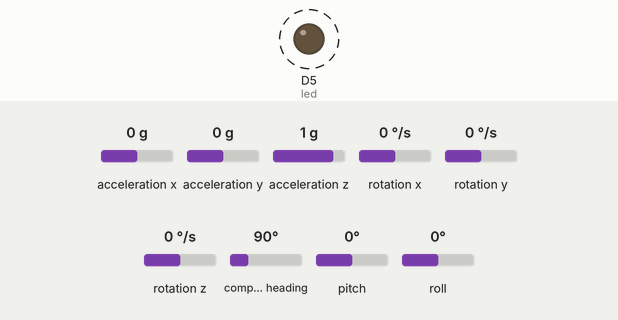
Bench run of a program on a simulated CircuitPython board. On the bench: output pins drawn as LEDs (lit = HIGH). Dashed ring = blinking. The test bench sets the inputs (shaded band); at power-on: acceleration x 0 g, acceleration y 0 g, acceleration z 1 g, rotation x 0 °/s, rotation y 0 °/s, rotation z 0 °/s, compass heading 90°, pitch 0°, roll 0°. The GPS gets a fix after 3 s at 37.7749, -122.4194 with 8 satellites; no radio messages arrive unless stated (any console line starting 'radio sent:' is added by the test bench); what the program prints to the serial console is not drawn.

Above: at 0.5 s.
Timing chart, 0 to 3.0 s (numbered marks = the images above):
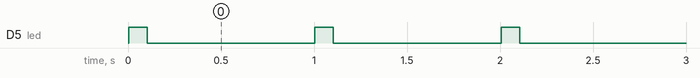

Measured:
- by itself, D5 (led): alternates HIGH for 0.10 s and LOW for 0.90 s

The program:

codev4.py
```python
# wearable_tracker_v4.py – GPS-bootstrap, then dead-reckoned, with BNO08x self-calibration and barometric height
import time, math, busio, digitalio, board
import adafruit_gps, adafruit_rfm9x
from adafruit_bno08x.i2c import BNO08X_I2C
import adafruit_bno08x
import adafruit_bmp280

# ─── user settings ───────────────────────────────────────────
UNIT_ID   = 1
PERSON_ID = 1
SOS       = 1                     # wire a button later

STEP_LENGTH_M = 0.77              # stride estimate
CONTINUOUS_GPS = False            # set True for normal mode
GPS_FIXES_BEFORE_LOCK = 60        # fixes to average before switch

# ─── hardware init ───────────────────────────────────────────
RADIO_FREQ_MHZ = 868.0
CS, RESET = digitalio.DigitalInOut(board.RFM_CS), digitalio.DigitalInOut(board.RFM_RST)
rfm = adafruit_rfm9x.RFM9x(board.SPI(), CS, RESET, RADIO_FREQ_MHZ)
rfm.tx_power = 20

uart = busio.UART(board.TX, board.RX, baudrate=9600, timeout=100)
gps  = adafruit_gps.GPS(uart, debug=False)
gps.send_command(b"PMTK314,0,1,0,1,0,0,0,0,0,0,0,0,0,0,0,0,0,0,0")   # RMC+GGA
gps.send_command(b"PMTK220,500")   # 1 Hz

# IMU on primary I2C
i2c = busio.I2C(board.SCL, board.SDA, frequency=800_000)
bno = BNO08X_I2C(i2c)

# BMP280 on spare I2C pins (A2/A3).  Change pins if you have everything on the main bus.
i2c_bar = busio.I2C(scl=board.A3, sda=board.A2)
bmp280  = adafruit_bmp280.Adafruit_BMP280_I2C(i2c_bar, address=0x76)
# Uncomment and adjust if you have a local QNH value available
# bmp280.sea_level_pressure = 1013.25

# LED on D5 gives visual feedback during calibration
led = digitalio.DigitalInOut(board.D5)
led.direction = digitalio.Direction.OUTPUT
led.value = False

# ─── BNO08x calibration helper ───────────────────────────────
def calibrate_bno(bno, led):
    """Run on-the-fly self-calibration and persist offsets."""
    bno.enable_feature(adafruit_bno08x.BNO_REPORT_ACCELEROMETER)
    bno.enable_feature(adafruit_bno08x.BNO_REPORT_GYROSCOPE)
    bno.enable_feature(adafruit_bno08x.BNO_REPORT_MAGNETOMETER)
    bno.enable_feature(adafruit_bno08x.BNO_REPORT_ROTATION_VECTOR)
    bno.enable_feature(adafruit_bno08x.BNO_REPORT_STEP_COUNTER)

    bno.begin_calibration()
    print("→ Starting calibration. Move the sensor through all axes…")

    calib_start = None
    while True:
        # Force fresh samples; this tickles the SH-2 to update calib bits
        _ = bno.acceleration
        _ = bno.gyro
        _ = bno.magnetic
        _ = bno.quaternion

        status = bno.calibration_status  # 0-3, want 3
        print(f"Cal status = {status}")

        if status == 3:
            # Full calib – need to hold it for 5 s for good measure
            if calib_start is None:
                calib_start = time.monotonic()
            elif time.monotonic() - calib_start >= 5.0:
                break
        else:
            calib_start = None  # dropped below full - restart timer

        # Blink 1 Hz so user sees it's still running
        led.value = True
        time.sleep(0.1)
        led.value = False
        time.sleep(0.9)

    bno.save_calibration_data()
    led.value = True   # solid LED → ready
    print("✓ Calibration complete. Offsets saved.")

# ─── barometer helpers ───────────────────────────────────────
def get_barometric_altitude():
    """Return (altitude_m, delta_from_baseline_m)."""
    try:
        alt = bmp280.altitude
        return alt, alt - BASELINE_ALT
    except Exception as e:
        print(f"BMP280 read error: {e}")
        return None, None

# ─── run one-time self-cal, then establish altitude baseline ─
calibrate_bno(bno, led)

print("Setting baseline altitude… Hold device steady.")
BASELINE_ALT = sum(bmp280.altitude for _ in range(5)) / 5
print(f"Baseline: {BASELINE_ALT:.1f} m")

# For runtime we just need magnetometer + step counter
bno.enable_feature(adafruit_bno08x.BNO_REPORT_MAGNETOMETER)
bno.enable_feature(adafruit_bno08x.BNO_REPORT_STEP_COUNTER)

# ─── helpers ─────────────────────────────────────────────────
METRES_PER_DEG_LAT = 111_111
def heading_mag():
    mx, my, _ = bno.magnetic
    deg = math.degrees(math.atan2(my, mx))
    return deg + 360 if deg < 0 else deg

# ─── runtime state ───────────────────────────────────────────
last_lat = last_lon = None
last_steps = 0
gps_fix_count = 0
dr_only = False    # becomes True after the bootstrap phase

# ─── main loop ───────────────────────────────────────────────
while True:
    gps.update()
    steps   = bno.steps
    heading = heading_mag()

    # Altitude from barometer
    altitude_m, delta_alt_m = get_barometric_altitude()
    if altitude_m is None:
        # fallback if sensor failed
        delta_alt_m = 0.0

    # ── positioning ───────────────────────────────────────
    if not dr_only and gps.has_fix and gps.latitude is not None:
        # Good fix
        lat, lon = gps.latitude, gps.longitude
        last_lat, last_lon = lat, lon
        gps_fix_count += 1

        if (not CONTINUOUS_GPS) and gps_fix_count >= GPS_FIXES_BEFORE_LOCK:
            dr_only = True                    # lock position
            gps.send_command(b"PMTK161,0")  # standby saves ~20 mA

    elif last_lat is not None:
        # Dead-reckon
        step_delta = max(steps - last_steps, 0)
        dist_m = step_delta * STEP_LENGTH_M
        d_lat = (dist_m * math.cos(math.radians(heading))) / METRES_PER_DEG_LAT
        d_lon = (dist_m * math.sin(math.radians(heading))) / (
            METRES_PER_DEG_LAT * math.cos(math.radians(last_lat))
        )
        lat, lon = last_lat + d_lat, last_lon + d_lon
        last_lat, last_lon = lat, lon
    else:
        # No initial fix yet
        last_steps = steps
        time.sleep(1)
        continue

    last_steps = steps

    pkt = "Data: {} {:02d} {} {:.6f} {:.6f} {:.1f} {:.1f} {}".format(
              UNIT_ID, PERSON_ID, SOS, lat, lon, delta_alt_m, heading, steps)
    rfm.send(bytes(pkt, "utf-8"))
    # print(pkt)  # uncomment for USB debug

    time.sleep(1)
```
